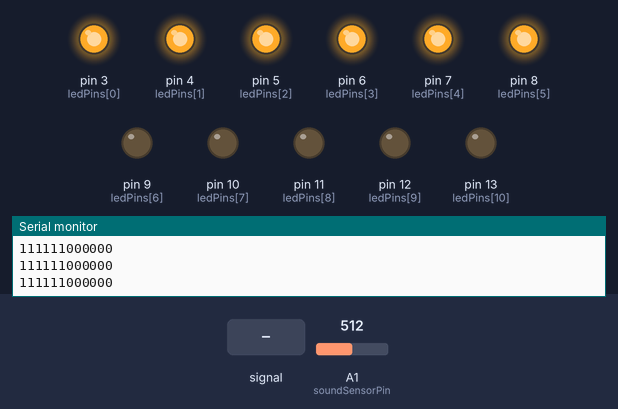
Bench run of a sketch on a simulated Arduino Uno, built with avr-gcc and run on an emulated ATmega328P. On the bench: output pins drawn as LEDs (lit = HIGH), the last lines printed to the serial monitor. Dashed ring = blinking. Inputs (shaded band) come from the test bench; at power-on: A1 (soundSensorPin) = 512.

Above: at 1.2 s.
1.3 s: A1 (soundSensorPin) fed a 200 Hz sine of ±81 counts around its level
At 1.41 s:
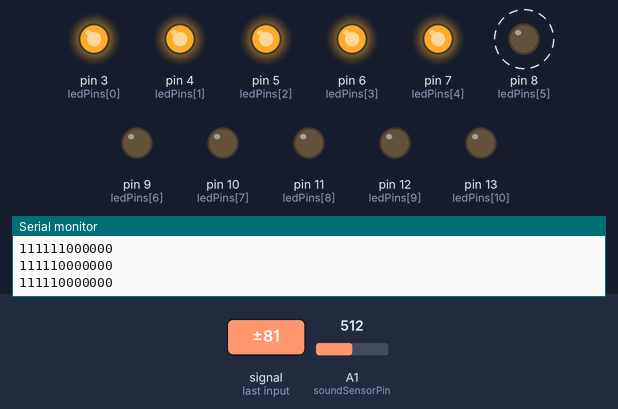
4.3 s: A1 (soundSensorPin) set to 716
At 5.0 s:
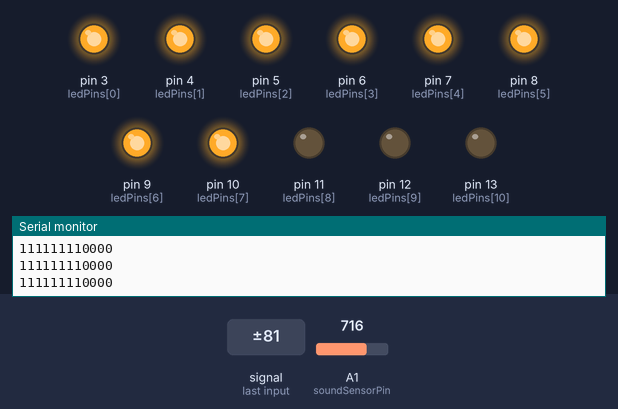
5.8 s: A1 (soundSensorPin) fed a 1000 Hz sine of ±255 counts around its level
At 6.43 s:
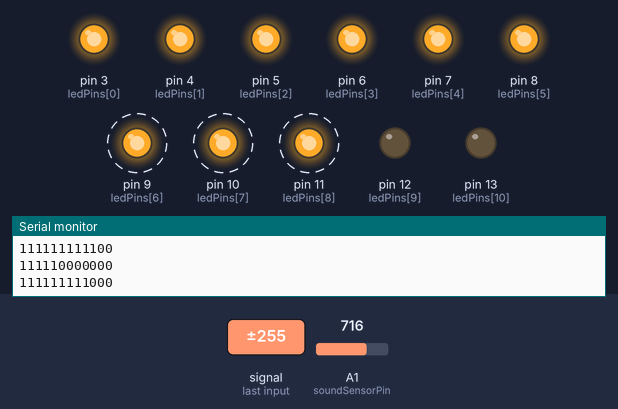
8.8 s: A1 (soundSensorPin) fed a 2 Hz sine of ±306 counts around its level
At 9.14 s:
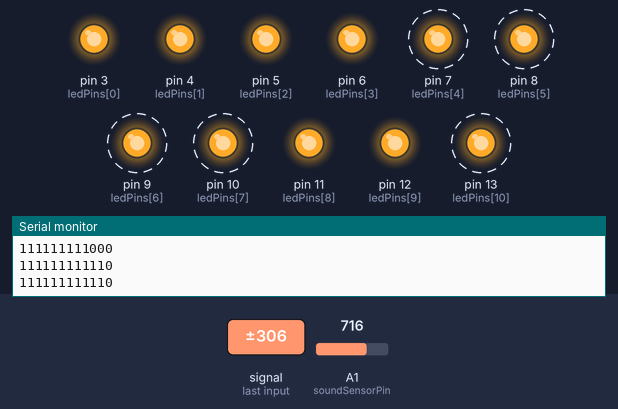
11.8 s: A1 (soundSensorPin) set to 306
At 13.0 s:
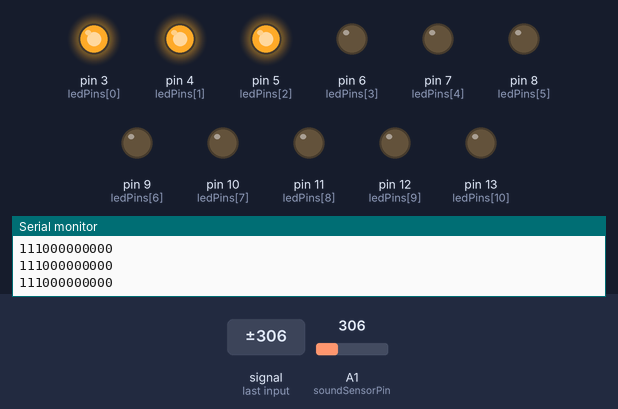
13.3 s: A1 (soundSensorPin) fed a 50 Hz sine of ±306 counts around its level
At 13.83 s:
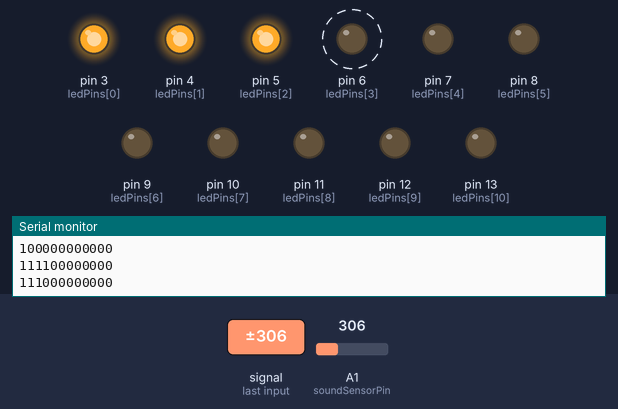
Timing chart, 0 to 17.3 s (numbered marks = the images above; inputs shaded):
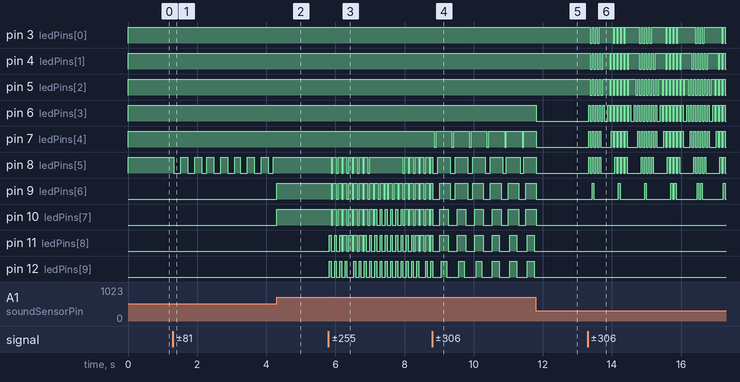

The sketch:

LedsRitmoMusica.ino
```cpp
const int soundSensorPin = A1; // Pin analógico conectado al sensor de sonido
const int ledPins[] = {3, 4, 5, 6, 7, 8, 9, 10, 11, 12, 13}; // Pines digitales conectados a los LEDs
const int numLeds = 12;
void setup() {
for (int i = 0; i < numLeds; i++) {
pinMode(ledPins[i], OUTPUT);
}
Serial.begin(9600);
}
void loop() {
int soundLevel = analogRead(soundSensorPin);
int numLedsToLight = map(soundLevel, 0, 1023, 0, numLeds);
String ledStates = "";
for (int i = 0; i < numLeds; i++) {
if (i < numLedsToLight) {
digitalWrite(ledPins[i], HIGH);
ledStates += "1";
} else {
digitalWrite(ledPins[i], LOW);
ledStates += "0";
}
}
Serial.println(ledStates);
delay(50); // Ajusta el delay para cambiar la capacidad de respuesta
}
```

Measured:
- after the input at 1.3 s, pin 8 (ledPins[5]): alternates HIGH for 0.20 s and LOW for 0.20 s, starting at once
- after the input at 4.3 s, pin 8 (ledPins[5]): stops changing and stays HIGH; pin 9 (ledPins[6]), pin 10 (ledPins[7]): LOW → HIGH at once
- after the input at 5.8 s, pin 8 (ledPins[5]): goes 7 × (LOW 0.05 s, HIGH 0.10 s), LOW 0.05 s, HIGH 0.96 s, 5 × (LOW 0.05 s, HIGH 0.10 s), LOW 0.05 s, then HIGH, starting after 0.08 s; pin 9 (ledPins[6]): alternates HIGH for 0.10 s and LOW for 0.05 s, starting after 0.08 s
- after the input at 8.8 s, pin 7 (ledPins[4]): alternates HIGH for 0.46 s and LOW for 0.05 s, starting after 0.07 s; pin 9 (ledPins[6]): alternates HIGH for 0.30 s and LOW for 0.20 s, starting at once; pin 10 (ledPins[7]): alternates HIGH for 0.25 s and LOW for 0.23 s, starting at once
- after the input at 11.8 s, pin 6 (ledPins[3]): HIGH → LOW at once; pin 9 (ledPins[6]), pin 10 (ledPins[7]): goes on until 11.8 s, then stays LOW; pin 11 (ledPins[8]), pin 12 (ledPins[9]), pin 13 (ledPins[10]): stops changing and stays LOW
- after the input at 13.3 s, pin 6 (ledPins[3]): alternates HIGH for 0.05 s and LOW for 0.05 s, starting at once; pin 8 (ledPins[5]): LOW → HIGH at once, then repeats every 0.76 s: 3 × (LOW 0.05 s, HIGH 0.05 s), LOW 0.41 s, HIGH 0.05 s; pin 9 (ledPins[6]): LOW → HIGH after 0.13 s, then repeats every 0.76 s: HIGH 0.05 s, LOW 0.05 s, HIGH 0.05 s, LOW 0.61 s
- by itself, pin 12 (ledPins[9]): moves between LOW and HIGH, repeating every 0.51 s
